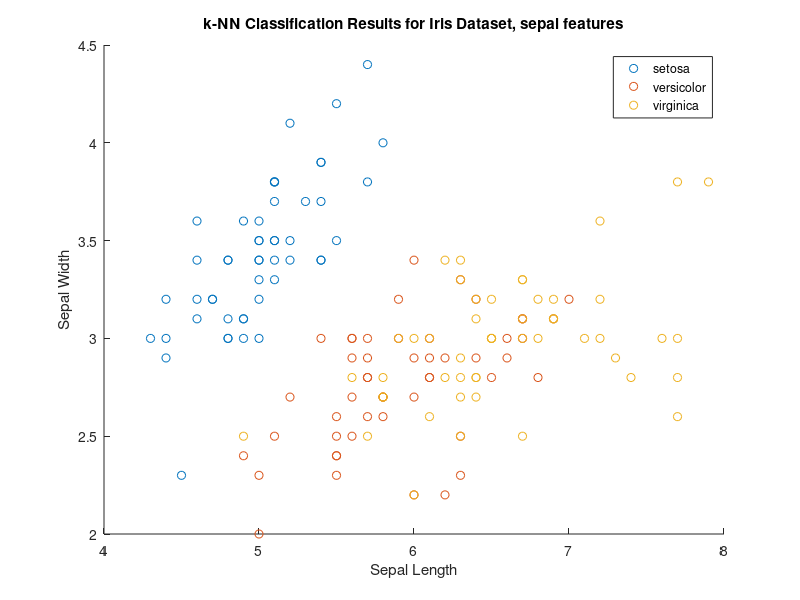
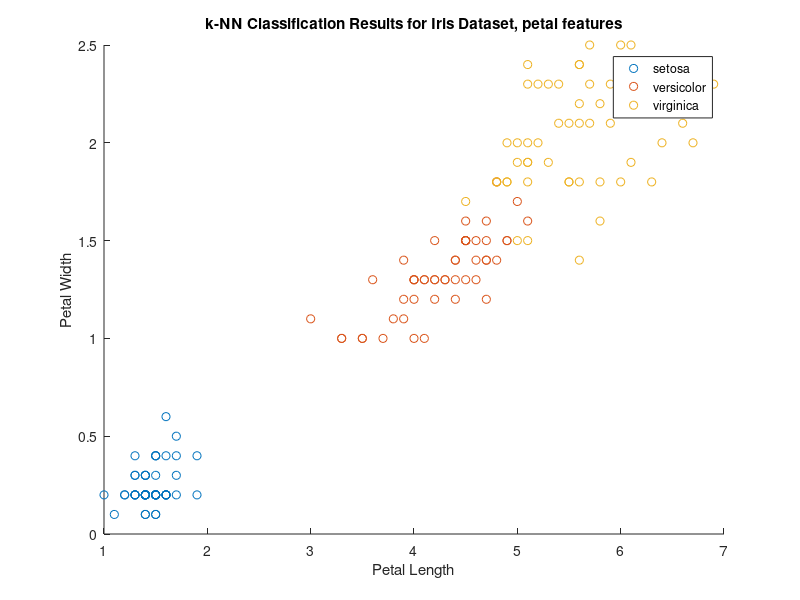

Write MATLAB code to recreate these figures, in order.
% TODO
% - Capçalera al script
% - Separar en 3 seccions, (i) lectura de dades (iii) entrenament (iii) visualització

clear
clc
close all

% This script applies the k-nearest neighbor (k-NN) algorithm to Fisher's 
% iris dataset for classification. The dataset consists of sepal and petal 
% measurements for three different species of iris flowers. The model is 
% trained using k=7 nearest neighbors, and predictions are made for new data points. 
% The results are visualized with a scatter plot of the sepal and petal measurements.

%% -------------- Part 1 Data loading --------

% Load the Fisher's iris dataset, which contains measurements of iris flowers.
load fisheriris 

% Assign features (measurements) to X and labels (species) to Y.
X = meas; % Feature matrix containing sepal and petal dimensions.
Y = species; % Class labels corresponding to the species of iris.

% Create a k-NN classification model using k=7 neighbors.
% Standardizing the features ensures they contribute equally to distance calculations.
k = 7;
knn_mdl = fitcknn(X, Y, 'NumNeighbors', k, 'Standardize', 1);

% Display the class names from the trained model.
knn_mdl.ClassNames 

% Define new data points for prediction, represented by their measurements.
xnew = [5.55 4 3 1; 5.25 2.5 3.75 1.2]; 

% Use the k-NN model to predict the species for the new data points.
label = predict(knn_mdl, xnew); 

% --- Plotting the classification results ---

% Two first features are represented
figure(1)
gscatter(X(:, 1), X(:, 2), Y);
xlabel('Sepal Length')
ylabel('Sepal Width')
title('k-NN Classification Results for Iris Dataset, sepal features')

% Two last features are represented
figure(2)
gscatter(X(:, 3), X(:, 4), Y);
xlabel('Petal Length')
ylabel('Petal Width')
title('k-NN Classification Results for Iris Dataset, petal features')